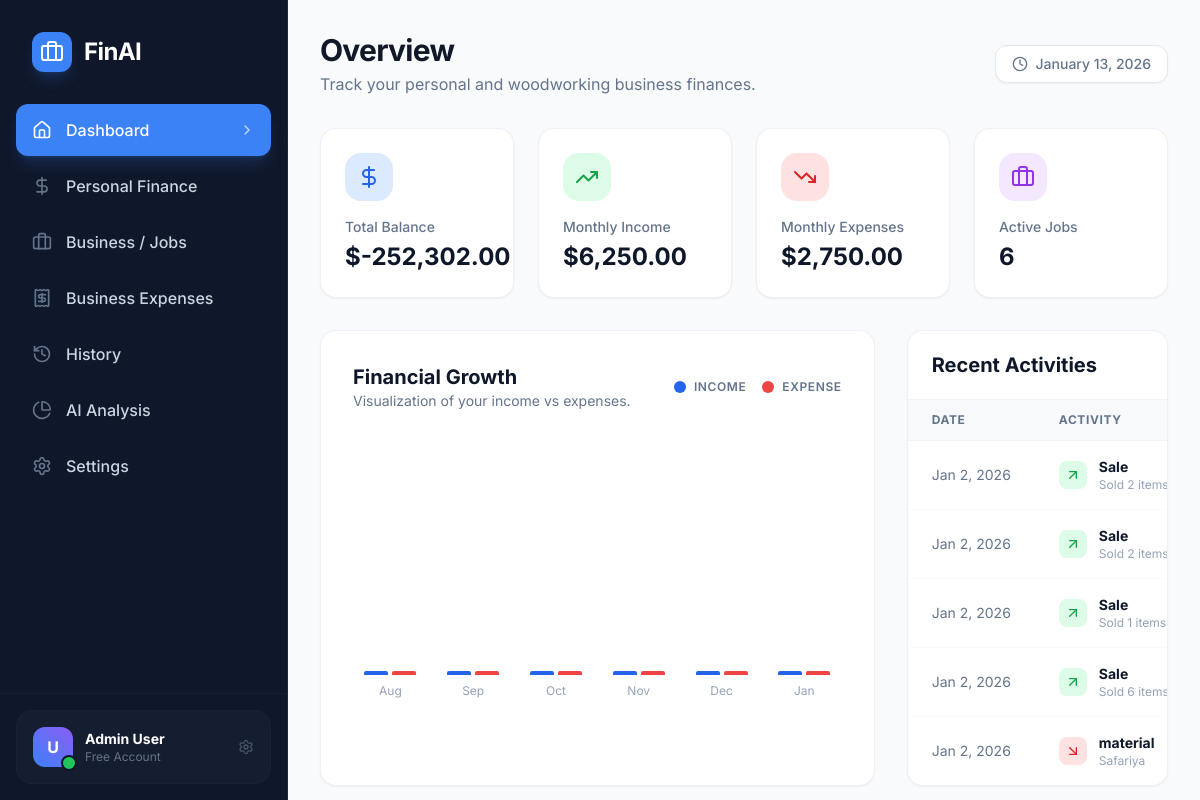
Screenshot of /dashboard.php (signed in) with the database file from the repository.
### tables this page shows
CREATE TABLE `ProductSale` (
  `id` int NOT NULL AUTO_INCREMENT,
  `productId` int NOT NULL,
  `quantity` int NOT NULL,
  `sellingPrice` decimal(15,2) NOT NULL,
  `clientName` varchar(191) DEFAULT NULL,
  `soldAt` datetime(3) NOT NULL DEFAULT CURRENT_TIMESTAMP(3),
  `createdAt` datetime(3) NOT NULL DEFAULT CURRENT_TIMESTAMP(3),
  `updatedAt` datetime(3) NOT NULL,
  `description` text,
  PRIMARY KEY (`id`),
  KEY `ProductSale_productId_fkey` (`productId`),
  CONSTRAINT `ProductSale_productId_fkey` FOREIGN KEY (`productId`) REFERENCES `Product` (`id`) ON DELETE CASCADE ON UPDATE CASCADE
);

CREATE TABLE `ProductCost` (
  `id` int NOT NULL AUTO_INCREMENT,
  `productId` int NOT NULL,
  `costType` varchar(191) NOT NULL,
  `description` varchar(191) DEFAULT NULL,
  `amount` decimal(15,2) NOT NULL,
  `incurredDate` datetime(3) NOT NULL,
  `createdAt` datetime(3) NOT NULL DEFAULT CURRENT_TIMESTAMP(3),
  `updatedAt` datetime(3) NOT NULL,
  PRIMARY KEY (`id`),
  KEY `ProductCost_productId_fkey` (`productId`),
  CONSTRAINT `ProductCost_productId_fkey` FOREIGN KEY (`productId`) REFERENCES `Product` (`id`) ON DELETE CASCADE ON UPDATE CASCADE
);

### dashboard.php (the view, shortened to what this page needs)
<?php
require_once __DIR__ . '/database/db.php';
$userId = $_SESSION['user_id'];
$now = new DateTime();
$firstDayOfMonth = new DateTime('first day of this month');
$productSales = [];
$stmt = $mysqli->prepare("SELECT ps.*, p.name as productName FROM ProductSale ps JOIN Product p ON ps.productId = p.id WHERE p.userId = ? ORDER BY ps.soldAt DESC");
$stmt->bind_param("i", $userId);
$stmt->execute();
$result = $stmt->get_result();
while ($row = $result->fetch_assoc()) $productSales[] = $row;
$productCosts = [];
$stmt = $mysqli->prepare("SELECT pc.* FROM ProductCost pc JOIN Product p ON pc.productId = p.id WHERE p.userId = ? ORDER BY pc.incurredDate DESC");
$stmt->bind_param("i", $userId);
$stmt->execute();
$result = $stmt->get_result();
while ($row = $result->fetch_assoc()) $productCosts[] = $row;
$businessExpenses = [];
$stmt = $mysqli->prepare("SELECT * FROM BusinessExpense WHERE userId = ? ORDER BY expenseDate DESC");
$stmt->bind_param("i", $userId);
$stmt->execute();
$result = $stmt->get_result();
while ($row = $result->fetch_assoc()) $businessExpenses[] = $row;
$stmt = $mysqli->prepare("SELECT COUNT(*) as count FROM Product WHERE userId = ? AND status = 'wip'");
$stmt->bind_param("i", $userId);
$stmt->execute();
$result = $stmt->get_result();
$activeJobsCount = $result->fetch_assoc()['count'];
$totalIncome = 0;
$totalExpenses = 0;
foreach ($productSales as $s) $totalIncome += $s['sellingPrice'];
foreach ($productCosts as $c) $totalExpenses += $c['amount'];
foreach ($businessExpenses as $b) $totalExpenses += $b['amount'];
$totalBalance = $totalIncome - $totalExpenses;
$monthlyIncome = 0;
$monthlyExpenses = 0;
foreach ($productSales as $s) {
    $date = new DateTime($s['soldAt']);
    if ($date >= $firstDayOfMonth) $monthlyIncome += $s['sellingPrice'];
}
foreach ($productCosts as $c) {
    $date = new DateTime($c['incurredDate']);
    if ($date >= $firstDayOfMonth) $monthlyExpenses += $c['amount'];
}
$chartData = [];
for ($i = 5; $i >= 0; $i--) {
    $d = new DateTime();
    $d->modify("first day of -$i month");
    $d->setTime(0, 0, 0);
    $nextMonth = clone $d;
    $nextMonth->modify('+1 month');
    $monthName = $d->format('M');
    $mIncome = 0;
    $mExpense = 0;
    foreach ($productSales as $s) {
        $date = new DateTime($s['soldAt']);
        if ($date >= $d && $date < $nextMonth) $mIncome += $s['sellingPrice'];
    }
    foreach ($productCosts as $c) {
        $date = new DateTime($c['incurredDate']);
        if ($date >= $d && $date < $nextMonth) $mExpense += $c['amount'];
    }
    foreach ($businessExpenses as $b) {
        $date = new DateTime($b['expenseDate']);
        if ($date >= $d && $date < $nextMonth) $mExpense += $b['amount'];
    }
    $chartData[] = ['name' => $monthName, 'income' => $mIncome, 'expense' => $mExpense];
}
$recentItems = [];
foreach ($productSales as $s) {
    $recentItems[] = [
        'id' => 's-'.$s['id'],
        'type' => 'income',
        'amount' => $s['sellingPrice'],
        'date' => $s['soldAt'],
        'cat' => 'Sale',
        'note' => 'Sold ' . $s['quantity'] . ' items'
    ];
}
foreach ($productCosts as $c) {
    $recentItems[] = [
        'id' => 'c-'.$c['id'],
        'type' => 'expense',
        'amount' => $c['amount'],
        'date' => $c['incurredDate'],
        'cat' => $c['costType'],
        'note' => $c['description'] ?? 'Cost'
    ];
}
foreach ($businessExpenses as $b) {
    $recentItems[] = [
        'id' => 'b-'.$b['id'],
        'type' => 'expense',
        'amount' => $b['amount'],
        'date' => $b['expenseDate'],
        'cat' => $b['category'],
        'note' => $b['description'] ?? 'Business'
    ];
}
usort($recentItems, function($a, $b) {
    return strtotime($b['date']) - strtotime($a['date']);
});
$recentItems = array_slice($recentItems, 0, 5);
$stats = [
    ['label' => 'Total Balance', 'value' => '$'.number_format($totalBalance, 2), 'icon' => 'dollar-sign', 'color' => 'text-blue-600', 'bg' => 'bg-blue-100'],
    ['label' => 'Monthly Income', 'value' => '$'.number_format($monthlyIncome, 2), 'icon' => 'trending-up', 'color' => 'text-green-600', 'bg' => 'bg-green-100'],
    ['label' => 'Monthly Expenses', 'value' => '$'.number_format($monthlyExpenses, 2), 'icon' => 'trending-down', 'color' => 'text-red-600', 'bg' => 'bg-red-100'],
    ['label' => 'Active Jobs', 'value' => $activeJobsCount, 'icon' => 'briefcase', 'color' => 'text-purple-600', 'bg' => 'bg-purple-100'],
];
require_once __DIR__ . '/includes/header.php';
?>
<div class="flex h-screen overflow-hidden bg-background">
    <?php require_once __DIR__ . '/includes/sidebar.php'; ?>
    <main class="flex-1 overflow-y-auto w-full">
        <div class="p-8 space-y-8 animate-in">
            <div class="flex flex-col md:flex-row md:items-center justify-between gap-4">
                <div>
                    <h1 class="text-3xl font-bold text-gray-900 tracking-tight">Overview</h1>
                    <p class="text-slate-500 mt-1">Track your personal and woodworking business finances.</p>
                </div>
                <div class="flex items-center gap-2 text-sm font-medium text-slate-500 bg-white px-4 py-2 rounded-xl border border-slate-200 shadow-sm">
                    <i data-lucide="clock" class="w-4 h-4"></i>
                    <?php echo $now->format('F j, Y'); ?>
                </div>
            </div>
            <div class="grid grid-cols-1 md:grid-cols-2 lg:grid-cols-4 gap-6">
                <?php foreach ($stats as $stat): ?>
                    <div class="modern-card p-6">
                        <div class="flex justify-between items-start">
                            <div class="<?php echo $stat['bg'] . ' ' . $stat['color']; ?> p-3 rounded-2xl">
                                <i data-lucide="<?php echo $stat['icon']; ?>" class="w-6 h-6"></i>
                            </div>
                        </div>
                        <div class="mt-4">
                            <p class="text-sm font-medium text-slate-500"><?php echo $stat['label']; ?></p>
                            <p class="text-2xl font-bold text-slate-900 mt-1"><?php echo $stat['value']; ?></p>
                        </div>
                    </div>
                <?php endforeach; ?>
            </div>
            <div class="grid grid-cols-1 lg:grid-cols-3 gap-8">
                <div class="lg:col-span-2 modern-card p-8">
                    <div class="flex items-center justify-between mb-8">
                        <div>
                            <h2 class="text-xl font-bold text-slate-900">Financial Growth</h2>
                            <p class="text-sm text-slate-500">Visualization of your income vs expenses.</p>
                        </div>
                        <div class="flex items-center gap-4">
                            <div class="flex items-center gap-2">
                                <div class="w-3 h-3 rounded-full bg-blue-600"></div>
                                <span class="text-xs font-semibold text-slate-500 uppercase tracking-wider">Income</span>
                            </div>
                            <div class="flex items-center gap-2">
                                <div class="w-3 h-3 rounded-full bg-red-500"></div>
                                <span class="text-xs font-semibold text-slate-500 uppercase tracking-wider">Expense</span>
                            </div>
                        </div>
                    </div>
                    <div class="h-64 flex items-end gap-2 justify-between">
                         <?php
                         $maxVal = 1;
                         foreach ($chartData as $d) {
                             $maxVal = max($maxVal, $d['income'], $d['expense']);
                         }
                         ?>
                         <?php foreach ($chartData as $d): ?>
                            <div class="flex flex-col items-center w-full gap-2 group">
                                <div class="relative w-full flex justify-center h-full items-end gap-1">
                                    <div class="w-3 md:w-6 bg-blue-600 rounded-t-sm transition-all duration-500 ease-out group-hover:bg-blue-500"
                                         style="height: <?php echo ($d['income'] / $maxVal) * 100; ?>%; min-height: 4px;"
                                         title="Income: $<?php echo number_format($d['income']); ?>">
                                    </div>
                                    <div class="w-3 md:w-6 bg-red-500 rounded-t-sm transition-all duration-500 ease-out group-hover:bg-red-400"
                                         style="height: <?php echo ($d['expense'] / $maxVal) * 100; ?>%; min-height: 4px;"
                                         title="Review: $<?php echo number_format($d['expense']); ?>">
                                    </div>
                                </div>
                                <span class="text-xs text-slate-400"><?php echo $d['name']; ?></span>
                            </div>
                         <?php endforeach; ?>
                    </div>
                </div>
                <div class="modern-card overflow-hidden">
                    <div class="px-6 py-5 border-b border-slate-100 mb-0">
                        <h2 class="text-xl font-bold text-slate-900 font-sans">Recent Activities</h2>
                    </div>
                    <div class="table-container border-none rounded-none">
                        <table class="w-full text-left text-sm">
                            <thead class="bg-slate-50 text-slate-500">
                                <tr>
                                    <th class="px-6 py-3 font-bold uppercase text-xs">Date</th>
                                    <th class="px-6 py-3 font-bold uppercase text-xs">Activity</th>
                                </tr>
                            </thead>
                            <tbody class="divide-y divide-slate-50">
                                <?php foreach ($recentItems as $item): ?>
                                    <tr class="hover:bg-slate-50 transition-colors">
                                        <td class="px-6 py-4 text-slate-500 whitespace-nowrap">
                                            <?php echo (new DateTime($item['date']))->format('M j, Y'); ?>
                                        </td>
                                        <td class="px-6 py-4">
                                            <div class="flex items-center gap-3">
                                                <div class="p-1.5 rounded-lg <?php echo $item['type'] === 'income' ? 'bg-green-100 text-green-600' : 'bg-red-100 text-red-600'; ?>">
                                                    <i data-lucide="<?php echo $item['type'] === 'income' ? 'arrow-up-right' : 'arrow-down-right'; ?>" class="w-4 h-4"></i>
                                                </div>
                                                <div class="flex flex-col">
                                                    <span class="font-bold text-slate-900"><?php echo htmlspecialchars($item['cat']); ?></span>
                                                    <span class="text-xs text-slate-400 max-w-[200px] truncate">
                                                        <?php echo htmlspecialchars($item['note'] ?? ''); ?>
                                                    </span>
                                                </div>
                                            </div>
                                        </td>
                                    </tr>
                                <?php endforeach; ?>
                            </tbody>
                        </table>
                    </div>
                </div>
            </div>
        </div>
    </main>
</div>
<?php require_once __DIR__ . '/includes/footer.php'; ?>

### rows the page displays
productsale: soldAt "Jan 2, 2026", cat "Sale", note "Sold 2…"
productsale: soldAt "Jan 2, 2026", cat "Sale", note "Sold 2…"
productsale: soldAt "Jan 2, 2026", cat "Sale", note "Sold 1 items"
productsale: soldAt "Jan 2, 2026", cat "Sale", note "Sold 6…"
productcost: incurredDate "Jan 2, 2026", costType "material", description "Safariya"

### other values shown
$item['name'] "Dashboard"
$item['name'] "Personal Finance"
$item['name'] "Business / Jobs"
$item['name'] "Business Expenses"
$item['name'] "History"
$item['name'] "AI Analysis"
$item['name'] "Settings"
$stat['label'] "Total Balance"
$stat['value'] "$-252,302.00"
$stat['label'] "Monthly Income"
$stat['value'] "$6,250.00"
$stat['label'] "Monthly Expenses"
$stat['value'] "$2,750.00"
$stat['label'] "Active Jobs"
$stat['value'] "6"
